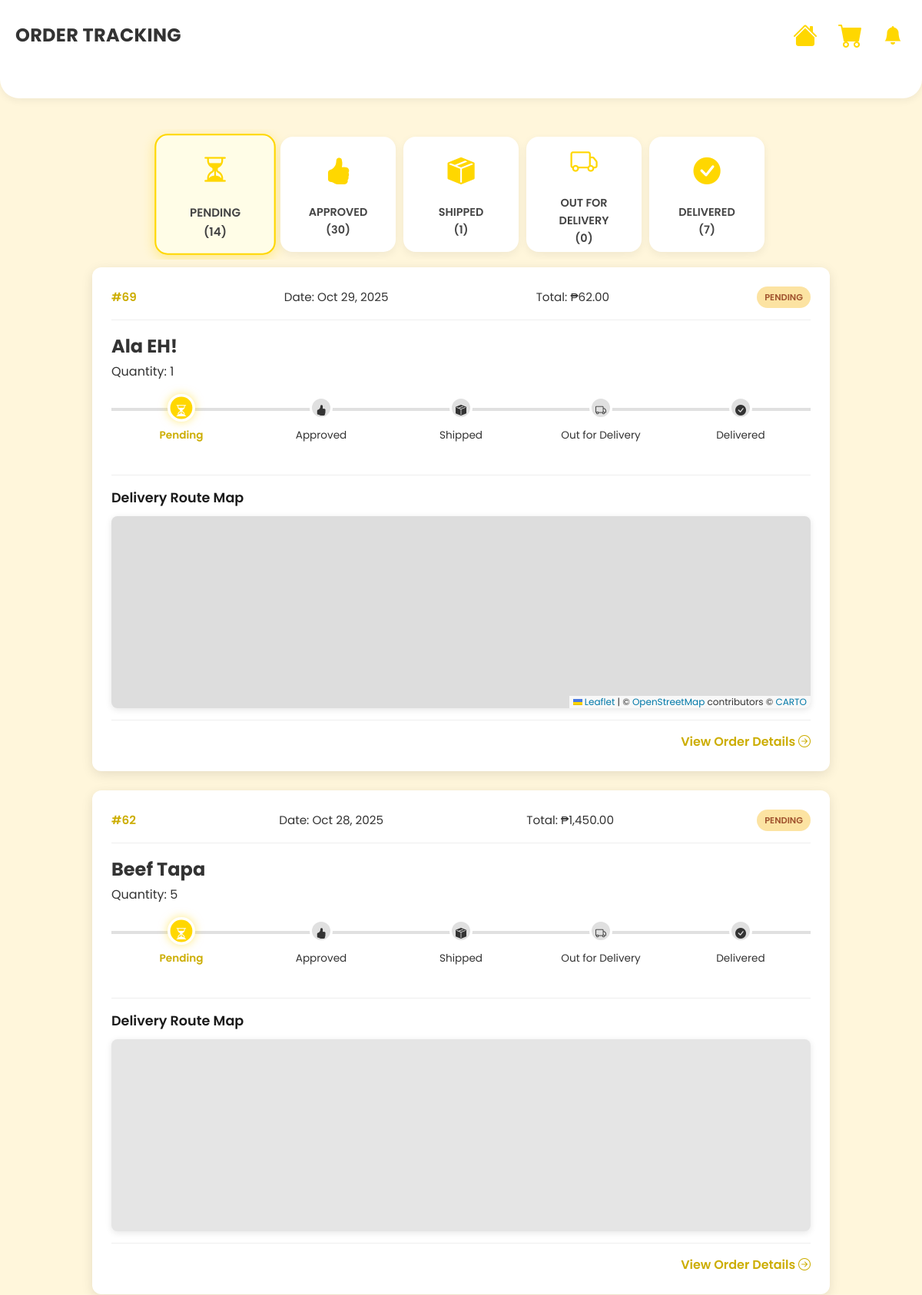
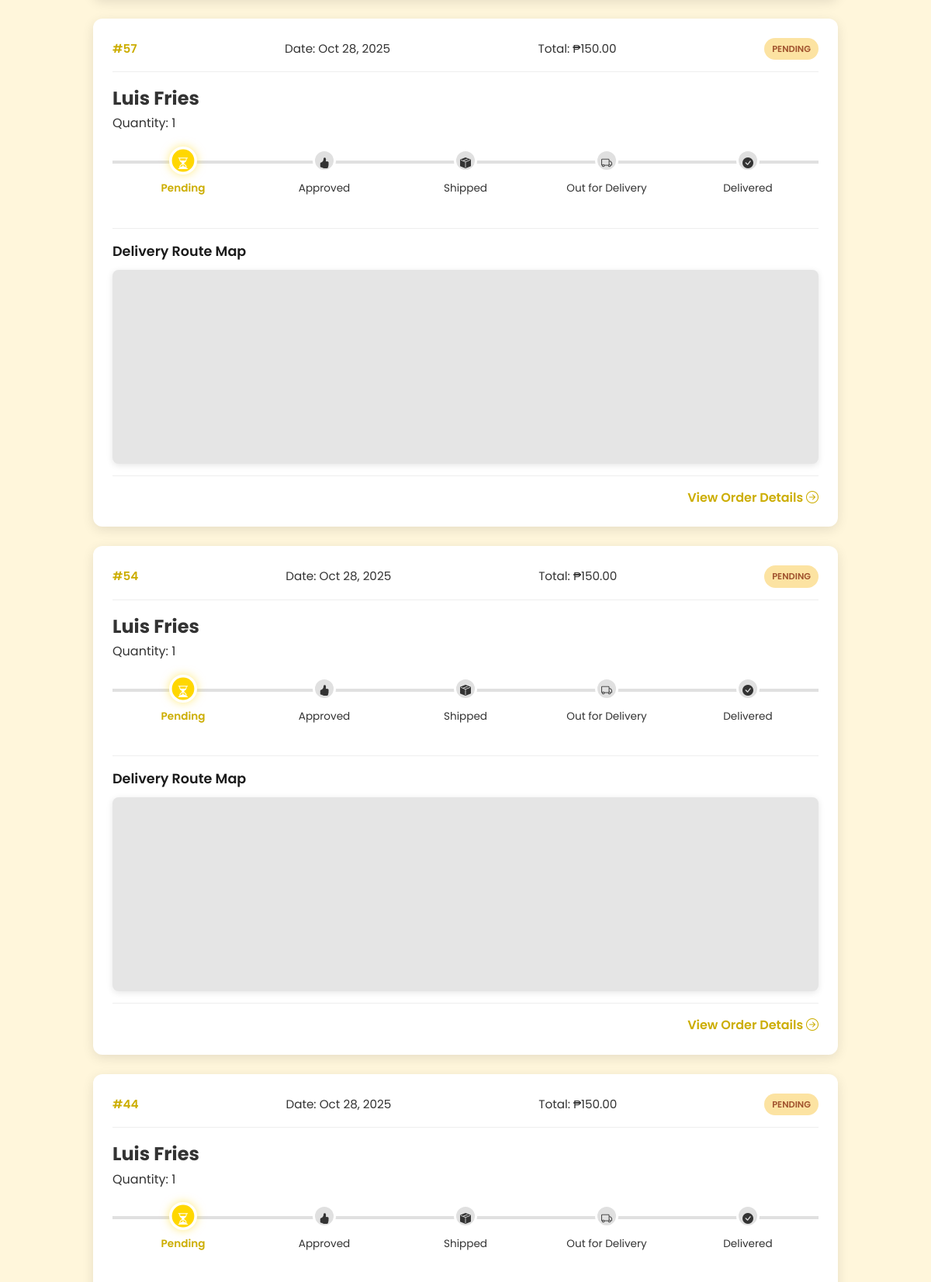
/index.php?action=track_orders (signed in, upper part), run on the app's committed database (2 pictures, top to bottom).
### tables this page shows
CREATE TABLE `orders` (
  `order_id` int(11) NOT NULL,
  `user_id` int(11) NOT NULL,
  `order_date` timestamp NOT NULL DEFAULT current_timestamp(),
  `delivery_address_id` int(11) NOT NULL,
  `payment_method` enum('COD','GCash') NOT NULL,
  `order_total` decimal(10,2) NOT NULL,
  `shipping_fee` decimal(10,2) DEFAULT 0.00,
  `total_commission` decimal(10,2) NOT NULL DEFAULT 0.00,
  `vendor_payout` decimal(10,2) NOT NULL DEFAULT 0.00,
  `order_status` enum('Pending','Approved','Shipped','Out for Delivery','Delivered') NOT NULL DEFAULT 'Pending',
  `paymongo_session_id` varchar(50) DEFAULT NULL,
  `updated_at` datetime DEFAULT NULL
);

CREATE TABLE `order_items` (
    `order_item_id` int(11) NOT NULL,
    `order_id` int(11) NOT NULL,
    `product_id` int(11) NOT NULL,
    `quantity` int(11) NOT NULL,
    `unit_price` decimal(10,2) NOT NULL,
    `line_total` decimal(10,2) NOT NULL,
    `commission_rate` decimal(4,2) NOT NULL DEFAULT 0.00
  );

CREATE TABLE `products` (
  `product_id` int(11) NOT NULL,
  `vendor_id` int(11) DEFAULT NULL,
  `category_id` int(11) DEFAULT NULL,
  `name` varchar(100) DEFAULT NULL,
  `description` text DEFAULT NULL,
  `price` decimal(10,2) DEFAULT NULL,
  `stock_quantity` int(11) DEFAULT NULL,
  `image_url` varchar(255) DEFAULT NULL,
  `status` enum('Active','Inactive','OutOfStock','Discontinued','Pending') DEFAULT 'Active',
  `created_at` timestamp NOT NULL DEFAULT current_timestamp(),
  `updated_at` timestamp NOT NULL DEFAULT current_timestamp() ON UPDATE current_timestamp(),
  `commission_rate` decimal(4,2) NOT NULL DEFAULT 10.00
);

CREATE TABLE `user_addresses` (
  `address_id` int(11) NOT NULL,
  `user_id` int(11) NOT NULL,
  `label` varchar(100) DEFAULT NULL,
  `full_address` text NOT NULL,
  `contact_number` varchar(20) DEFAULT NULL,
  `latitude` decimal(10,8) DEFAULT NULL,
  `longitude` decimal(11,8) DEFAULT NULL,
  `is_default` tinyint(1) DEFAULT 0,
  `created_at` timestamp NOT NULL DEFAULT current_timestamp(),
  `updated_at` timestamp NOT NULL DEFAULT current_timestamp() ON UPDATE current_timestamp()
);

### app/controllers/orderController.php (called while the page is built, shortened)
<?php
class OrderController {
    private $orderModel;
    public function __construct(
        PDO $db,
        OrderModel $orderModel,
        UserModel $userModel,
        AddressModel $addressModel,
        NotificationModel $notificationModel
    ) {
        $this->orderModel = $orderModel;
    }
    public function trackOrders() {
        $user_id = $_SESSION['user_id'];
        $currentFilterStatus = $_GET['status'] ?? 'Pending';
        $orders = $this->orderModel->getOrdersWithLocationsByUserId($user_id, $currentFilterStatus);
        require_once __DIR__ . '/../views/track_order.php';
    }
}
if (!function_exists('getStatusIndex')) {
    function getStatusIndex($status, $steps) {
        $index = array_search($status, $steps);
        return ($index !== false) ? $index : 0;
    }
}

### app/models/orderModels.php (called while the page is built, shortened)
<?php
class OrderModel {
    private $db;
    public function __construct(PDO $db) {
        $this->db = $db;
        $this->db->setAttribute(PDO::ATTR_ERRMODE, PDO::ERRMODE_EXCEPTION);
    }
    public function getOrderItems($orderId) {
        $sql = "
            SELECT
                oi.*,
                p.name AS product_name,
                p.image_url
            FROM order_items oi
            JOIN products p ON oi.product_id = p.product_id
            WHERE oi.order_id = ?
        ";
        $stmt = $this->db->prepare($sql);
        $stmt->execute([$orderId]);
        $items = $stmt->fetchAll(PDO::FETCH_ASSOC);
        return $items;
    }
    public function getOrdersWithLocationsByUserId($userId, $statusFilter) {
        $sql = "
            SELECT
                o.order_id,
                o.order_date,
                o.order_total,
                o.order_status,
                -- Delivery Address Coordinates
                ua.latitude AS delivery_lat,
                ua.longitude AS delivery_lng,
                -- Vendor Store Coordinates (Using MIN() to get a single vendor's info per order)
                MIN(va.latitude) AS vendor_lat,
                MIN(va.longitude) AS vendor_lng,
                MIN(va.business_name) AS vendor_name
            FROM orders o
            -- Join to get Delivery Address Coordinates
            LEFT JOIN user_addresses ua ON o.delivery_address_id = ua.address_id
            -- Join through order_items and products to get the Vendor
            LEFT JOIN order_items oi ON o.order_id = oi.order_id
            LEFT JOIN products p ON oi.product_id = p.product_id
            LEFT JOIN vendor_account va ON p.vendor_id = va.vendor_id
            WHERE o.user_id = :user_id
            AND o.order_status = :status_filter
            GROUP BY
                o.order_id,
                o.order_date,
                o.order_total,
                o.order_status,
                o.shipping_fee,
                ua.latitude,
                ua.longitude,
                ua.label,
                ua.full_address
            ORDER BY o.order_date DESC
        ";
        $stmt = $this->db->prepare($sql);
        $stmt->bindParam(':user_id', $userId, PDO::PARAM_INT);
        $stmt->bindParam(':status_filter', $statusFilter, PDO::PARAM_STR);
        $stmt->execute();
        $orders = $stmt->fetchAll(PDO::FETCH_ASSOC);
        foreach ($orders as &$order) {
            $order['order_items'] = $this->getOrderItems($order['order_id']);
        }
        return $orders;
    }
    public function countOrdersByStatus($userId) {
        $sql = "
            SELECT
                order_status,
                COUNT(order_id) as count
            FROM orders
            WHERE user_id = :user_id
            GROUP BY order_status
        ";
        $stmt = $this->db->prepare($sql);
        $stmt->bindParam(':user_id', $userId, PDO::PARAM_INT);
        $stmt->execute();
        $results = $stmt->fetchAll(PDO::FETCH_KEY_PAIR);
        return $results;
    }
}

### app/views/track_order.php (the view, shortened to what this page needs)
<?php
$user_id = $_SESSION['user_id'];
require_once __DIR__ . '/../models/orderModels.php';
$database = new Database();
$pdo = $database->connect();
$orderModel = new OrderModel($pdo);
$statusCounts = $orderModel->countOrdersByStatus($user_id);
$currentFilterStatus = $_GET['status'] ?? 'Pending';
$orders = $orderModel->getOrdersWithLocationsByUserId($user_id, $currentFilterStatus);
$statusSteps = ['Pending', 'Approved', 'Shipped', 'Out for Delivery', 'Delivered'];
?>
<!DOCTYPE html>
<html lang="en">
<head>
    <link rel="stylesheet" href="https://cdn.jsdelivr.net/npm/bootstrap-icons@1.13.1/font/bootstrap-icons.css">
    <link rel="stylesheet" href="public/assets/css/track_order.css">
    <link rel="stylesheet" href="public/assets/css/home.css">
    <link rel="stylesheet" href="public/assets/css/notification.css">
    <link rel="stylesheet" href="https://cdn.rawgit.com/tomickek/leaflet-ant-path/master/dist/leaflet-ant-path.css" />
    <link rel="stylesheet" href="https://unpkg.com/leaflet/dist/leaflet.css" />
    <link rel="stylesheet" href="https://unpkg.com/leaflet-routing-machine/dist/leaflet-routing-machine.css" />
</head>
<body>
<header class="header">
    <div class="header-top">
        <div class="profile-greeting">
            ORDER TRACKING
        </div>
        <nav class="nav-icons">
            <a href="index.php?action=home" title="Home">
                <i class="bi bi-house-fill"></i>
            </a>
            <a href="index.php?action=cart" title="Cart">
                <i class="bi bi-cart-fill"></i>
            </a>
             <div class="notification-dropdown" data-user-id="<?= htmlspecialchars($_SESSION['user_id'] ?? '') ?>">
                <button id="notificationBtn" title="Notifications">
                    <div class="notification-hover-wrapper">
                        <i class="bi bi-bell-fill"></i>
                    </div>
                </button>
            </div>
        </nav>
    </div>
</header>
<main class="order-tracker-main">
<section class="categories status-filter-section">
    <div class="category-grid1">
        <?php
        $filterOptions = [
            'Pending' => ['label' => 'PENDING', 'icon' => 'bi-hourglass-split'],
            'Approved' => ['label' => 'APPROVED', 'icon' => 'bi-hand-thumbs-up-fill'],
            'Shipped' => ['label' => 'SHIPPED', 'icon' => 'bi-box-seam-fill'],
            'Out for Delivery' => ['label' => 'OUT FOR DELIVERY', 'icon' => 'bi-truck'],
            'Delivered' => ['label' => 'DELIVERED', 'icon' => 'bi-check-circle-fill'],
        ];
        foreach ($filterOptions as $statusValue => $details) {
            $count = $statusCounts[$statusValue] ?? 0;
            $isActiveFilter = ($statusValue == $currentFilterStatus) ? 'active-filter' : '';
            $urlStatus = urlencode($statusValue);
            echo "
            <a href=\"index.php?action=track_orders&status={$urlStatus}\" class=\"category-card1 {$isActiveFilter}\">
                <i class=\"bi {$details['icon']}\"></i>
                <span class=\"status-label\">{$details['label']}</span>
                <span class=\"order-count\">({$count})</span>
            </a>";
        }
        ?>
    </div>
</section>
    <div class="order-list-container">
        <?php if (!empty($orders)): ?>
            <?php foreach ($orders as $order):
                $currentStatusIndex = getStatusIndex($order['order_status'], $statusSteps);
                $deliveryLat = $order['delivery_lat'] ?? '';
                $deliveryLng = $order['delivery_lng'] ?? '';
                $vendorLat = $order['vendor_lat'] ?? '';
                $vendorLng = $order['vendor_lng'] ?? '';
                $vendorName = htmlspecialchars($order['vendor_name'] ?? 'Store');
                $orderId = htmlspecialchars($order['order_id']);
                $hasCoords = (is_numeric($deliveryLat) && is_numeric($vendorLat));
                $orderItems = $order['order_items'] ?? [['product_name' => 'Product Details Unavailable', 'quantity' => 1]];
            ?>
                <div class="order-card">
                    <div class="order-summary">
                        <span class="order-id">#<?= $orderId; ?></span>
                        <span class="order-date">Date: <?= date("M d, Y", strtotime($order['order_date'])); ?></span>
                        <span class="order-total">Total: ₱<?= number_format($order['order_total'], 2); ?></span>
                        <span class="order-status-badge status-<?= strtolower(str_replace(' ', '', $order['order_status'])); ?>">
                            <?= htmlspecialchars($order['order_status']); ?>
                        </span>
                    </div>
                    <div class="order-items-summary">
                        <?php foreach ($orderItems as $item): ?>
                            <div class="item-detail">
                                <h2><?= htmlspecialchars($item['product_name']); ?></h2>
                                <p class="item-quantity">Quantity: <?= htmlspecialchars($item['quantity']); ?></p>
                            </div>
                        <?php endforeach; ?>
                    </div>
                    <div class="status-tracker-container">
                        <ul class="status-tracker">
                            <?php foreach ($statusSteps as $index => $step):
                                $isCompleted = $index <= $currentStatusIndex;
                                $isActive = $index === $currentStatusIndex;
                                $icon = match($step) {
                                    'Pending' => 'bi-hourglass-split',
                                    'Approved' => 'bi-hand-thumbs-up-fill',
                                    'Shipped' => 'bi-box-seam-fill',
                                    'Out for Delivery' => 'bi-truck',
                                    'Delivered' => 'bi-check-circle-fill',
                                    default => 'bi-circle'
                                };
                            ?>
                                <li class="status-step <?= $isCompleted ? 'completed' : ''; ?> <?= $isActive ? 'active' : ''; ?>">
                                    <div class="status-icon-wrapper">
                                        <i class="bi <?= $icon; ?>"></i>
                                    </div>
                                    <span class="status-label"><?= htmlspecialchars($step); ?></span>
                                </li>
                            <?php endforeach; ?>
                        </ul>
                    </div>
                    <div class="order-map-container">
                        <h3>Delivery Route Map</h3>
                        <?php if ($hasCoords): ?>
                        <div
                            id="map-<?= $orderId; ?>"
                            class="order-map"
                            data-delivery-lat="<?= $deliveryLat; ?>"
                            data-delivery-lng="<?= $deliveryLng; ?>"
                            data-vendor-lat="<?= $vendorLat; ?>"
                            data-vendor-lng="<?= $vendorLng; ?>"
                            data-vendor-name="<?= $vendorName; ?>"
                        ></div>
                        <?php else: ?>
                        <p class="map-error">Location data is unavailable for this order (Order #<?= $orderId; ?>).</p>
                        <?php endif; ?>
                    </div>
                    <div class="order-details-link">
                        <a href="index.php?action=receipt&order_id=<?= $orderId; ?>">
                            View Order Details <i class="bi bi-arrow-right-circle"></i>
                        </a>
                    </div>
                </div>
            <?php endforeach; ?>
        <?php endif; ?>
    </div>
</main>
</body>
</html>

### data on the page
orders: order_id "69", order_date "Oct 29, 2025", order_total "62.00", order_status "PENDING", step "Pending", step "Approved", step "Shipped", step "Out for Delivery", step "Delivered"
order_items: product.name "Ala EH!", quantity "1"
orders: order_id "62", order_date "Oct 28, 2025", order_total "1,450.00", order_status "PENDING", step "Pending", step "Approved", step "Shipped", step "Out for Delivery", step "Delivered"
order_items: product.name "Beef Tapa", quantity "5"
orders: order_id "57", order_date "Oct 28, 2025", order_total "150.00", order_status "PENDING", step "Pending", step "Approved", step "Shipped", step "Out for Delivery", step "Delivered"
order_items: product.name "Luis Fries", quantity "1"
orders: order_id "54", order_date "Oct 28, 2025", order_total "150.00", order_status "PENDING", step "Pending", step "Approved", step "Shipped", step "Out for Delivery", step "Delivered"
order_items: product.name "Luis Fries", quantity "1"
orders: order_id "44", order_date "Oct 28, 2025", order_total "150.00", order_status "PENDING", step "Pending", step "Approved", step "Shipped", step "Out for Delivery", step "Delivered"
order_items: product.name "Luis Fries", quantity "1"

### other printed values
$details['label'] "PENDING"
$count "14"
$details['label'] "APPROVED"
$count "30"
$details['label'] "SHIPPED"
$count "1"
$details['label'] "OUT FOR DELIVERY"
$count "0"
$details['label'] "DELIVERED"
$count "7"
